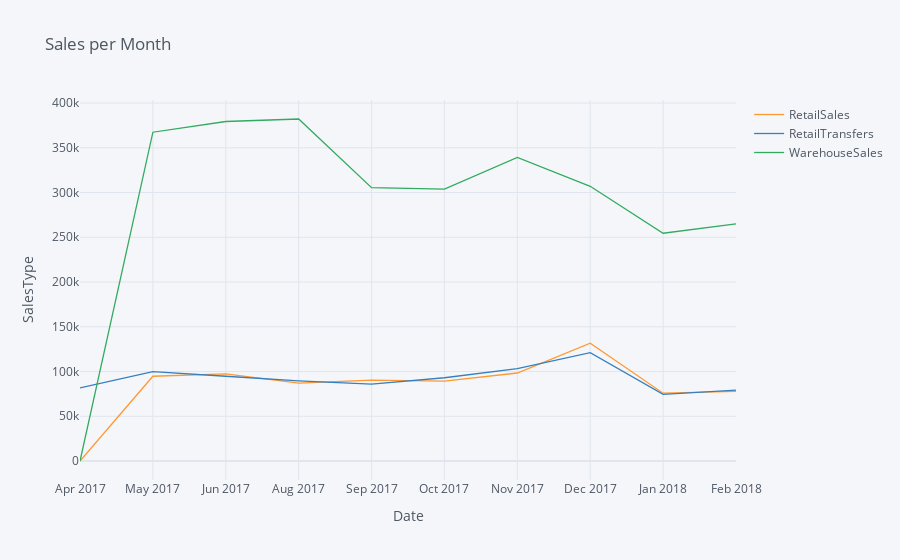

The cell this chart's notebook holds for it:
### Markdown cell above
## 3. Create a multi-line chart that shows average Retail Sales, Retail Transfers, and Warehouse Sales per month over time.

### Code cell
datan = data.groupby(['Year','Month']).sum().reset_index()

datan['S_Month'] = datan['Month'].astype(str)
datan['S_Year'] = datan['Year'].astype(str)                   
month_short = {"1": "Jan",
                       "2": "Feb",
                       "3": "Mar",
                       "4": "Apr",
                       "5": "May",
                       "6": "Jun",
                       "7": "Jul",
                       "8": "Aug",
                       "9": "Sep",
                       "10": "Oct",
                       "11": "Nov",
                       "12": "Dec"
                      }
datan['SS_Month'] = datan['S_Month'].map(month_short)

datan['Timeline']=datan['SS_Month']+ ' '+datan['S_Year']

datanp= datan.sort_values(['Year','Month'],ascending=[True,True])

salesmonth=datanp[['Timeline','RetailSales', 'RetailTransfers', 'WarehouseSales']]

salesmonth.iplot(kind='line', 
                    x='Timeline', 
                    xTitle='Date',
                    yTitle='SalesType', 
                    title='Sales per Month')

### Figure 1 — Plotly figure (JSON) as saved in the notebook; plotly's stock layout.template omitted (floating-point values rounded to 4 significant figures)
{"data": [{"line": {"color": "rgba(255, 153, 51, 1.0)", "dash": "solid", "shape": "linear", "width": 1.3}, "mode": "lines", "name": "RetailSales", "text": "", "type": "scatter", "x": ["Apr 2017", "May 2017", "Jun 2017", "Aug 2017", "Sep 2017", "Oct 2017", "Nov 2017", "Dec 2017", "Jan 2018", "Feb 2018"], "y": [0, 94690.0, 97360.0, 87110.0, 90450.0, 89240.0, 98320.0, 131600.0, 75790.0, 77800.0]}, {"line": {"color": "rgba(55, 128, 191, 1.0)", "dash": "solid", "shape": "linear", "width": 1.3}, "mode": "lines", "name": "RetailTransfers", "text": "", "type": "scatter", "x": ["Apr 2017", "May 2017", "Jun 2017", "Aug 2017", "Sep 2017", "Oct 2017", "Nov 2017", "Dec 2017", "Jan 2018", "Feb 2018"], "y": [81600.0, 99850.0, 94720.0, 89490.0, 85930.0, 93040.0, 103200.0, 121100.0, 74400.0, 79260.0]}, {"line": {"color": "rgba(50, 171, 96, 1.0)", "dash": "solid", "shape": "linear", "width": 1.3}, "mode": "lines", "name": "WarehouseSales", "text": "", "type": "scatter", "x": ["Apr 2017", "May 2017", "Jun 2017", "Aug 2017", "Sep 2017", "Oct 2017", "Nov 2017", "Dec 2017", "Jan 2018", "Feb 2018"], "y": [0, 367400.0, 379400.0, 382200.0, 305400.0, 303700.0, 339300.0, 307000.0, 254500.0, 265000.0]}], "layout": {"legend": {"bgcolor": "#F5F6F9", "font": {"color": "#4D5663"}}, "paper_bgcolor": "#F5F6F9", "plot_bgcolor": "#F5F6F9", "title": {"font": {"color": "#4D5663"}, "text": "Sales per Month"}, "xaxis": {"gridcolor": "#E1E5ED", "showgrid": true, "tickfont": {"color": "#4D5663"}, "title": {"font": {"color": "#4D5663"}, "text": "Date"}, "zerolinecolor": "#E1E5ED"}, "yaxis": {"gridcolor": "#E1E5ED", "showgrid": true, "tickfont": {"color": "#4D5663"}, "title": {"font": {"color": "#4D5663"}, "text": "SalesType"}, "zerolinecolor": "#E1E5ED"}}}
